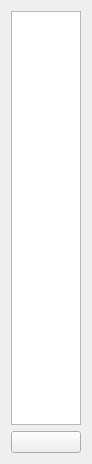
<?xml version="1.0" encoding="UTF-8"?>
<ui version="4.0">
 <class>mqActorTreePanel</class>
 <widget class="QWidget" name="mqActorTreePanel">
  <property name="geometry">
   <rect>
    <x>0</x>
    <y>0</y>
    <width>89</width>
    <height>464</height>
   </rect>
  </property>
  <property name="sizePolicy">
   <sizepolicy hsizetype="Expanding" vsizetype="Expanding">
    <horstretch>0</horstretch>
    <verstretch>0</verstretch>
   </sizepolicy>
  </property>
  <property name="windowTitle">
   <string>Light controls</string>
  </property>
  <layout class="QVBoxLayout" name="verticalLayout">
   <item>
    <widget class="QTreeView" name="treeView"/>
   </item>
   <item>
    <widget class="QPushButton" name="pushButton">
     <property name="text">
      <string/>
     </property>
     <property name="icon">
      <iconset resource="../Icons/icons.qrc">
       <normaloff>:/Icons/camera_right.png</normaloff>:/Icons/camera_right.png</iconset>
     </property>
    </widget>
   </item>
  </layout>
 </widget>
 <resources>
  <include location="../Icons/icons.qrc"/>
  <include location="../Icons/icons.qrc"/>
 </resources>
 <connections/>
</ui>
